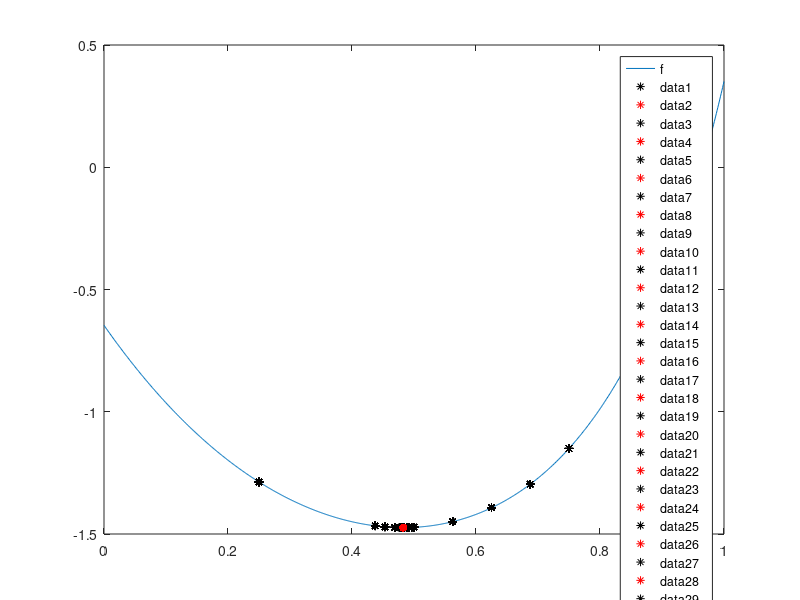

Write MATLAB code to recreate this figure.
function lab_01()
    clc();

    debugFlg = true;
    delay = 0;
    a = 0;
    b = 1;
    eps = 0.000001;

    fplot(@f, [a, b]);
    hold on;
    
    [xStar, fStar] = bitwiseSearch(a, b, eps, debugFlg, delay);
    scatter(xStar, fStar, 'r', 'filled');
end

function [x0, f0] = bitwiseSearch(a, b, eps, debugFlg, delay)
    i = 0;
    x0 = a;
    f0 = f(x0);
    delta = (b - a) / 4;

    plot_x = [];
    plot_f = [];
    while true
        i = i + 1;
        x1 = x0 + delta;
        f1 = f(x1);

        if debugFlg
            fprintf('Шаг %2d:   x1 = %.10f;   f(x1) = %.10f;\n', i, x1, f1);

            plot_x(end + 1) = x1;
            plot_f(end + 1) = f1;
            
            plot(plot_x, plot_f, '*k');
            plot(x1, f1, '*r');
   
            pause(delay);
        end

        if f0 > f1
            if x1 <= a || x1 >= b
                if abs(delta) < eps
                    break;
                else
                    delta = - delta / 4;
                end
            end
            
            x0 = x1;
            f0 = f1;
        else
            if abs(delta) < eps
                break;
            else
                delta = - delta / 4;
            end
            
            x0 = x1;
            f0 = f1;
        end
    end
    
    fprintf('\nОтвет:   x* = %.10f;   f(x*) = %.10f.\n', x0, f0);
    
    if debugFlg
        plot(plot_x, plot_f, '*k');
    end
end

function y = f(x)
    y = cosh((3 .* power(x, 3) + 2 .* power(x, 2) - 4 .* x + 5) ./ 3) + tanh((power(x, 3) - 3 .* power(2, 1/2) .* x - 2) ./ (2 .* x + power(2, 1/2))) - 2.5;
end
